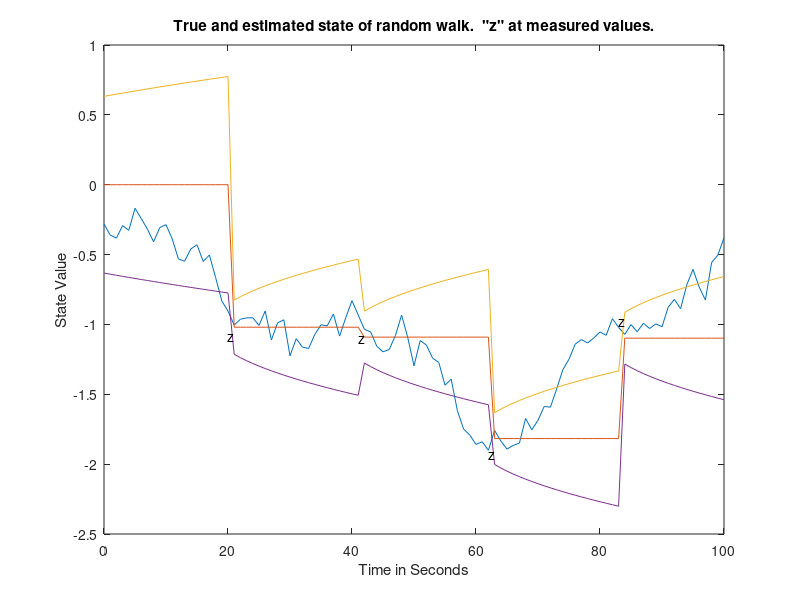

This chart was generated by the following MATLAB code:
% M. S. Grewal and A. P. Andrews, 
% Kalman Filtering: Theory and Practice, 
% published by Wiley ,2000. 
% Demonstration of probability conditioning on 
% measurements. 
disp('M. S. Grewal and A. P. Andrews,'); 
disp('Kalman Filtering: Theory and Practice,'); 
disp('published by Wiley ,2000.'); 
disp(' '); 
disp('This demonstration should help you visualize'); 
disp('how estimation influences uncertainty.'); 
disp(' '); 
disp('It demonstrates the effect that the Kalman filter'); 
disp('has in terms of its conditioning of the probability'); 
disp('distribution of the state of a random walk.'); 

%Initialize Parameters:
P_estimate_covariance = 0.4; 
x_state = sqrt(P_estimate_covariance)*randn(1); 
F = 1; %random walk: x(k)=x(k-1)+w
xhat_state_estimate = 0; 
H_measurement_matrix = 1; 
Q_process_noise_covariance = 0.01;  
R_measurement_noise_covariance = 0.04; 
A = zeros(101,101);
nm = 0; 
mi = 21;

for k=1:101,
    %get actual state, state estimate, and upper and lower bounds:
    x_acutal_state_over_time(k) = x_state;
    x_state_estimate_over_time(k) = xhat_state_estimate;
    x_state_estimate_upper_bound_over_time(k) = xhat_state_estimate+sqrt(P_estimate_covariance);
    x_state_estimate_lower_bound_over_time(k) = xhat_state_estimate-sqrt(P_estimate_covariance);
    
    %get probability distribution assuming gaussian distribution, mean
    %being xhat_state_estimate and sigma^2=P_estimate_covariance:
    for m=1:101,
        deviation_from_mean_estimate  = (m-51)/25 - xhat_state_estimate;
        prob = exp(-deviation_from_mean_estimate^2/(2*P_estimate_covariance))/sqrt(2*pi*P_estimate_covariance);
        A(m,k) = prob;
    end;
    
    %Update P_estimate_covariance (we can see that if no update is done then estimate covariance, 
    %or error, keeps increasing because of the noise term in the state update equation:
    P_estimate_covariance = F*P_estimate_covariance*F + Q_process_noise_covariance;
    
    %Update x_hat estimate and P_estimate_covariance every mi steps:
    if  mod(k,mi)==0
        disp(['Measurement taken at t = ',num2str(k),' seconds.']);
        %get noisy observation using H_measurement matrix:
        z = H_measurement_matrix*x_state + randn(1)*sqrt(R_measurement_noise_covariance);
        %calculate the optimal kalman gain:
        K_gain = P_estimate_covariance*H_measurement_matrix/(H_measurement_matrix^2*P_estimate_covariance+R_measurement_noise_covariance);
        %update xhat_state estimate using the optimal kalman gain and measurement residual:
        z_tilde_measurement_residual = z - H_measurement_matrix*xhat_state_estimate;
        %update xhat_state_estimate:
        xhat_state_estimate = xhat_state_estimate + K_gain*z_tilde_measurement_residual;
        %update P_estimate_covariance:
        P_estimate_covariance = P_estimate_covariance - K_gain*H_measurement_matrix*P_estimate_covariance;
        nm = nm + 1;
        t0(nm) = k-1;
        z0(nm) = z;
    end
    
    %evolve state using state dynamic equation:
    x_state = F*x_state + randn(1)*sqrt(Q_process_noise_covariance);
    state_value_vec(k) = (k-51)/25;
    time_vec(k) = k-1;
end;

clf; 
surf(time_vec,state_value_vec,A); 
zlabel('Probability Density'); 
xlabel('Time in Seconds'); 
ylabel('State Value'); 
title('Evolution of probability distribution of the state of a random walk'); 
disp('Plot shows evolution of inferred probability distribution'); 
disp('of the state of a random walk.'); 
disp(' '); 
disp('Note the broadening of the probability distribution'); 
disp(['except when measurements are taken (every ',num2str(mi),' seconds).']); 
disp(' '); 



plot(time_vec,x_acutal_state_over_time,time_vec,x_state_estimate_over_time,time_vec,x_state_estimate_upper_bound_over_time,time_vec,x_state_estimate_lower_bound_over_time);
for n=1:nm,
    text(t0(n),z0(n),'z');
end;
xlabel('Time in Seconds'); 
ylabel('State Value'); 
title('True and estimated state of random walk.  "z" at measured values.'); 
disp('Plots show true and estimated (+/- 1 sigma) state values.'); 
disp('The true value should be within the +/- bounds'); 
disp(' more than half the time.  Is it?'); 
disp(' '); 
disp('Measured values (with measurement noise)'); 
disp(' are indicated by "z"'); 
disp(' '); 
disp('Why do the +/- 1-sigma bounds contract'); 
disp('whenever measurements are taken?'); 
disp('Why do they expand between measurements?'); 
disp(' '); 
disp('NOTE: Results will be different each time you run this.'); 
disp('      Try it and see.'); 





